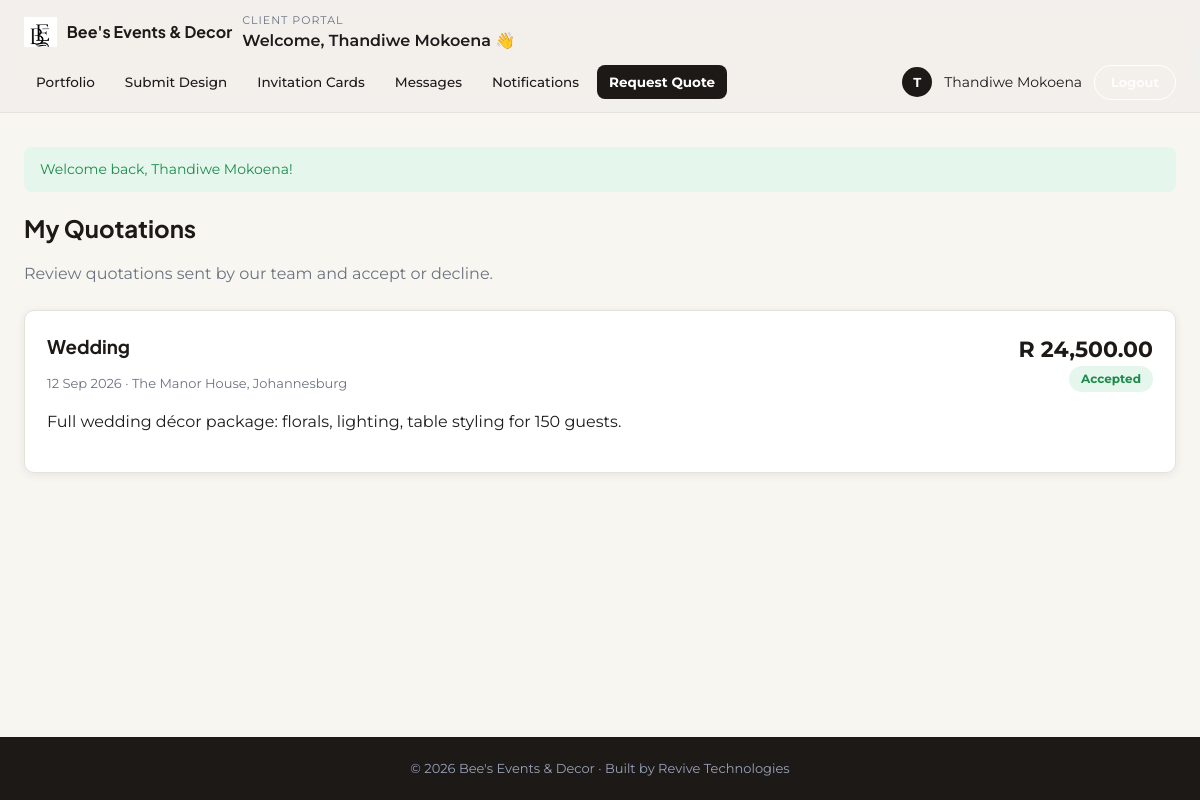
The app's page /client/quotations.php (signed in) with its own data.
### tables this page shows
CREATE TABLE quotations (
    quote_id    INT AUTO_INCREMENT PRIMARY KEY,
    booking_id  INT NOT NULL,
    client_id   INT NOT NULL,
    amount      DECIMAL(10,2) NOT NULL DEFAULT 0.00,
    details     TEXT,
    status      ENUM('sent','accepted','rejected') NOT NULL DEFAULT 'sent',
    created_at  DATETIME NOT NULL DEFAULT CURRENT_TIMESTAMP,
    FOREIGN KEY (booking_id) REFERENCES bookings(booking_id) ON DELETE CASCADE,
    FOREIGN KEY (client_id) REFERENCES users(user_id) ON DELETE CASCADE
);

CREATE TABLE bookings (
    booking_id    INT AUTO_INCREMENT PRIMARY KEY,
    client_id     INT NOT NULL,
    freelancer_id INT DEFAULT NULL,                 
    event_type    VARCHAR(120) NOT NULL,            
    event_date    DATE NOT NULL,
    venue         VARCHAR(200) DEFAULT NULL,
    guest_count   INT DEFAULT NULL,
    notes         TEXT,
    status        ENUM('pending','quoted','confirmed','completed','cancelled') NOT NULL DEFAULT 'pending',
    created_at    DATETIME NOT NULL DEFAULT CURRENT_TIMESTAMP,
    FOREIGN KEY (client_id) REFERENCES users(user_id) ON DELETE CASCADE,
    FOREIGN KEY (freelancer_id) REFERENCES freelancers(freelancer_id) ON DELETE SET NULL
);

### includes/functions.php (called while the page is built, shortened)
<?php
function h($string) {
    return htmlspecialchars($string ?? '', ENT_QUOTES, 'UTF-8');
}
function rand_format($amount) {
    return 'R ' . number_format((float)$amount, 2);
}
function nice_date($date) {
    return date('d M Y', strtotime($date));
}

### client/quotations.php (the view, shortened to what this page needs)
<?php
require_once '../includes/functions.php';
require_once '../includes/auth_check.php';
$client_id = $_SESSION['user_id'];
$stmt = $pdo->prepare(
    "SELECT q.*, b.event_type, b.event_date, b.venue
     FROM quotations q JOIN bookings b ON q.booking_id = b.booking_id
     WHERE q.client_id = ? ORDER BY q.created_at DESC"
);
$stmt->execute([$client_id]);
$quotations = $stmt->fetchAll();
include '../includes/header_dashboard.php';
?>
<h2>My Quotations</h2>
<p style="color:var(--text-muted);margin-bottom:24px;">Review quotations sent by our team and accept or decline.</p>
<?php if (empty($quotations)): ?>
    <div class="card empty-state">No quotations yet. <a href="request-quote.php">Request a quotation</a> to get started.</div>
<?php else: foreach ($quotations as $q): ?>
    <div class="card" style="margin-bottom:16px;">
        <div style="display:flex;justify-content:space-between;flex-wrap:wrap;gap:10px;">
            <div>
                <h3><?php echo h($q['event_type']); ?></h3>
                <p style="color:var(--text-muted);font-size:13px;">
                    <?php echo nice_date($q['event_date']); ?> &middot; <?php echo h($q['venue'] ?: 'Venue TBC'); ?>
                </p>
                <p><?php echo nl2br(h($q['details'])); ?></p>
            </div>
            <div style="text-align:right;">
                <div style="font-size:22px;font-weight:700;color:var(--navy);"><?php echo rand_format($q['amount']); ?></div>
                <span class="pill pill-<?php echo h($q['status']); ?>"><?php echo ucfirst(h($q['status'])); ?></span>
            </div>
        </div>
    </div>
<?php endforeach; endif; ?>
<?php include '../includes/footer_dashboard.php'; ?>

### assets/css/style.css (style rules this page uses)
:root { --font-heading: 'Plus Jakarta Sans', 'Segoe UI', Arial, sans-serif; --font-body: 'Montserrat', 'Segoe UI', Arial, sans-serif; --font-script: 'Playball', cursive; --navy: #1c1917; --navy-light: #2a2522; --gold: #a6a09b; --gold-light: #cbc5be; --cream: #f8f6f1; --text-dark: #1c1c1c; --text-muted: #6b7280; --border: #e5e2da; --success: #1e8a4c; --success-bg: #e5f6ec; --warning: #b5850a; --warning-bg: #fdf3d9; --danger: #c23b3b; --danger-bg: #fbe6e6; --info: #2563a8; --info-bg: #e6f0fb; --radius: 10px; --shadow: 0 2px 10px rgba(22, 35, 63, 0.08); }
* { box-sizing: border-box; }
body { margin: 0; font-family: var(--font-body); background: var(--cream); color: var(--text-dark); line-height: 1.5; min-height: 100vh; display: flex; flex-direction: column; }
h1, h2, h3, h4 { font-family: var(--font-heading); margin: 0 0 .4em 0; color: var(--navy); }
.card { background: #fff; border: 1px solid var(--border); border-radius: var(--radius); box-shadow: var(--shadow); padding: 22px; }
.pill { display: inline-block; padding: 4px 12px; border-radius: 999px; font-size: 12px; font-weight: 700; }
.pill-confirmed, .pill-accepted, .pill-approved, .pill-active, .pill-paid, .pill-completed { background: var(--success-bg); color: var(--success); }

### records on screen
quotations: booking.event_type "Wedding", booking.event_date "12 Sep 2026", booking.venue "The Manor House, Johannesburg", details "Full wedding décor package: florals, lighting, table styling for 150 guests.", amount "R 24,500.00", status "Accepted"

### other values on screen
$portal_labels[$dash_role] "CLIENT PORTAL"
$item['label'] "Portfolio"
$item['label'] "Submit Design"
$item['label'] "Invitation Cards"
$item['label'] "Messages"
$item['label'] "Notifications"
$item['label'] "Request Quote"
substr($display_name, 0, 1) "T"
$display_name "Thandiwe Mokoena"
$flash['message'] "Welcome back, Thandiwe Mokoena!"
